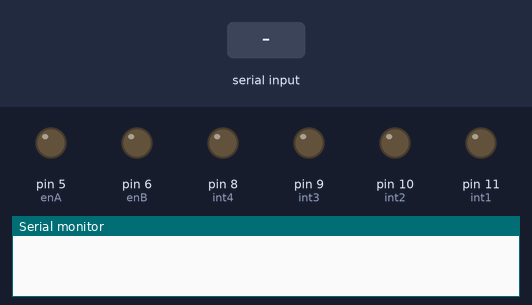
Recording of a sketch running on a simulated Arduino Uno, built with avr-gcc and run on an emulated ATmega328P. Shown: output pins drawn as LEDs (lit = HIGH), the last lines printed to the serial monitor. Inputs (shaded band) come from the test bench.

Above: at 1.2 s.
1.3 s: "F" received over the second serial link
At 2.5 s:
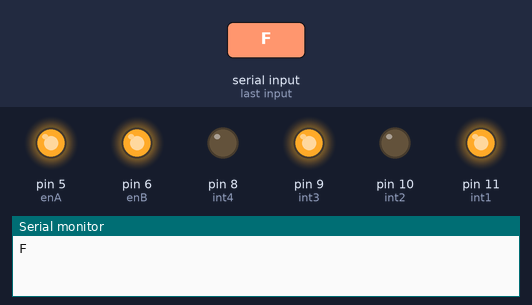
2.8 s: "B" received over the second serial link
At 3.7 s:
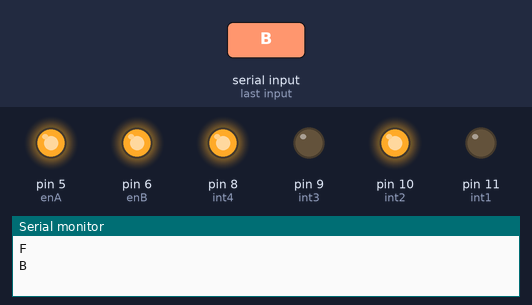
4.3 s: "R" received over the second serial link
At 4.8 s:
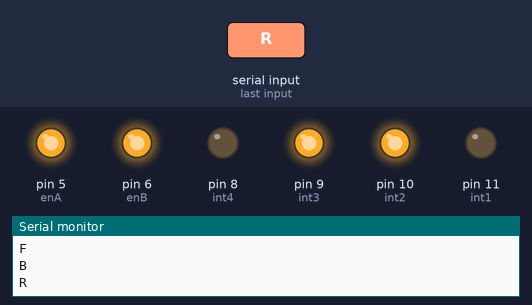
5.8 s: "L" received over the second serial link
At 7.2 s:
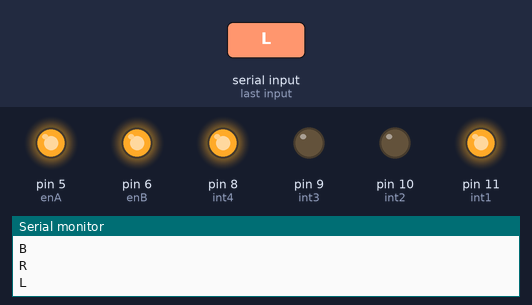
Timing chart, 0 to 8.3 s (numbered marks = the images above; inputs shaded):
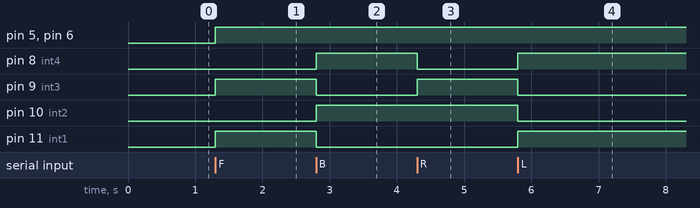

The sketch:

Receive.ino
```cpp
// Code mạch nhận
char m=0;
char n;
#include<SoftwareSerial.h>
int RX = 2;
int TX = 3;
SoftwareSerial mybt(RX,TX);
int int1 = 11;
int int2 = 10;
int int3 = 9;
int int4 = 8;
int enA = 5;
int enB = 6;
void setup() {
pinMode(int1, OUTPUT);
pinMode(int2, OUTPUT);
pinMode(int3, OUTPUT);
pinMode(int4, OUTPUT);
pinMode(enA, OUTPUT);
pinMode(enB, OUTPUT);
Serial.begin(9600);
mybt.begin(9600);
}

void loop() {
if(mybt.available()>0)
{
m= mybt.read();
Serial.println(m);
if(m=='F')

{
digitalWrite(int1, HIGH);
digitalWrite(int2, LOW);
digitalWrite(int3, HIGH);
digitalWrite(int4, LOW);
analogWrite(enA, 255);
analogWrite(enB, 255);
}

else if(m=='B')

{
digitalWrite(int1, LOW);
digitalWrite(int2, HIGH);
digitalWrite(int3, LOW);
digitalWrite(int4, HIGH);
analogWrite(enA, 255);
analogWrite(enB, 255);
}

else if(m=='R')

{
digitalWrite(int1, LOW);
digitalWrite(int2, HIGH);
digitalWrite(int3, HIGH);
digitalWrite(int4, LOW);
analogWrite(enA, 255);
analogWrite(enB, 255);
}
else if(m=='L')

{
digitalWrite(int1, HIGH);
digitalWrite(int2, LOW);
digitalWrite(int3, LOW);
digitalWrite(int4, HIGH);
analogWrite(enA, 255);
analogWrite(enB, 255);
}

else if(m=='N')

{
digitalWrite(int1, LOW);
digitalWrite(int2, LOW);
digitalWrite(int3, LOW);
digitalWrite(int4, LOW);
analogWrite(enA, 0);
analogWrite(enB, 0);
}

//else
//{
//  digitalWrite(int1, LOW);
//  digitalWrite(int2, LOW);
//  digitalWrite(int3, LOW);
//  digitalWrite(int4, LOW);
//  analogWrite(enA, 0);
//  analogWrite(enB, 0);
//}

} }
```

Measured:
- after the input at 1.3 s, pin 5 (enA), pin 6 (enB), pin 9 (int3), pin 11 (int1): LOW → HIGH at once
- after the input at 2.8 s, pin 8 (int4), pin 10 (int2): LOW → HIGH at once; pin 9 (int3), pin 11 (int1): HIGH → LOW at once
- after the input at 4.3 s, pin 8 (int4): HIGH → LOW at once; pin 9 (int3): LOW → HIGH at once
- after the input at 5.8 s, pin 8 (int4), pin 11 (int1): LOW → HIGH at once; pin 9 (int3), pin 10 (int2): HIGH → LOW at once
